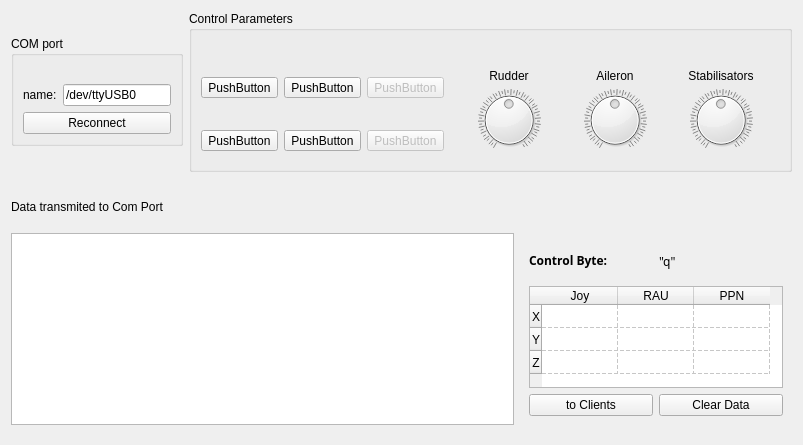
      <widget class="QWidget" name="tab_com">
       <attribute name="icon">
        <iconset resource="T10_Server3.qrc">
         <normaloff>:/resources/icons/plug_in.svg</normaloff>:/resources/icons/plug_in.svg</iconset>
       </attribute>
       <attribute name="title">
        <string>Com Port</string>
       </attribute>
       <layout class="QGridLayout" name="gridLayout_2">
        <item row="1" column="0" colspan="2">
         <widget class="QWidget" name="widget_3" native="true">
          <property name="sizePolicy">
           <sizepolicy hsizetype="Expanding" vsizetype="Expanding">
            <horstretch>0</horstretch>
            <verstretch>0</verstretch>
           </sizepolicy>
          </property>
          <layout class="QGridLayout" name="gridLayout_3">
           <property name="leftMargin">
            <number>0</number>
           </property>
           <property name="rightMargin">
            <number>0</number>
           </property>
           <item row="1" column="1">
            <widget class="QWidget" name="widget_7" native="true">
             <property name="sizePolicy">
              <sizepolicy hsizetype="Minimum" vsizetype="Minimum">
               <horstretch>0</horstretch>
               <verstretch>0</verstretch>
              </sizepolicy>
             </property>
             <layout class="QGridLayout" name="gridLayout_10">
              <item row="0" column="0">
               <widget class="QLabel" name="label_4">
                <property name="sizePolicy">
                 <sizepolicy hsizetype="Minimum" vsizetype="Fixed">
                  <horstretch>0</horstretch>
                  <verstretch>0</verstretch>
                 </sizepolicy>
                </property>
                <property name="font">
                 <font>
                  <family>Sans Serif</family>
                  <weight>75</weight>
                  <bold>true</bold>
                 </font>
                </property>
                <property name="text">
                 <string>Control Byte:</string>
                </property>
               </widget>
              </item>
              <item row="0" column="1">
               <widget class="QLabel" name="lbl_con_byte">
                <property name="sizePolicy">
                 <sizepolicy hsizetype="Minimum" vsizetype="MinimumExpanding">
                  <horstretch>0</horstretch>
                  <verstretch>0</verstretch>
                 </sizepolicy>
                </property>
                <property name="font">
                 <font>
                  <family>Sans Serif</family>
                  <weight>50</weight>
                  <bold>false</bold>
                 </font>
                </property>
                <property name="text">
                 <string>&quot;q&quot;</string>
                </property>
               </widget>
              </item>
              <item row="1" column="0" colspan="2">
               <widget class="QTableWidget" name="table_toCom">
                <property name="sizePolicy">
                 <sizepolicy hsizetype="Minimum" vsizetype="Minimum">
                  <horstretch>0</horstretch>
                  <verstretch>0</verstretch>
                 </sizepolicy>
                </property>
                <property name="maximumSize">
                 <size>
                  <width>254</width>
                  <height>102</height>
                 </size>
                </property>
                <property name="acceptDrops">
                 <bool>false</bool>
                </property>
                <property name="editTriggers">
                 <set>QAbstractItemView::NoEditTriggers</set>
                </property>
                <property name="alternatingRowColors">
                 <bool>false</bool>
                </property>
                <property name="selectionMode">
                 <enum>QAbstractItemView::NoSelection</enum>
                </property>
                <property name="selectionBehavior">
                 <enum>QAbstractItemView::SelectColumns</enum>
                </property>
                <property name="textElideMode">
                 <enum>Qt::ElideMiddle</enum>
                </property>
                <property name="gridStyle">
                 <enum>Qt::DashLine</enum>
                </property>
                <property name="sortingEnabled">
                 <bool>false</bool>
                </property>
                <property name="wordWrap">
                 <bool>true</bool>
                </property>
                <property name="cornerButtonEnabled">
                 <bool>false</bool>
                </property>
                <attribute name="horizontalHeaderDefaultSectionSize">
                 <number>76</number>
                </attribute>
                <attribute name="verticalHeaderDefaultSectionSize">
                 <number>23</number>
                </attribute>
                <attribute name="verticalHeaderMinimumSectionSize">
                 <number>16</number>
                </attribute>
                <row>
                 <property name="text">
                  <string>X</string>
                 </property>
                 <property name="textAlignment">
                  <set>AlignHCenter|AlignVCenter|AlignCenter</set>
                 </property>
                </row>
                <row>
                 <property name="text">
                  <string>Y</string>
                 </property>
                 <property name="textAlignment">
                  <set>AlignHCenter|AlignVCenter|AlignCenter</set>
                 </property>
                </row>
                <row>
                 <property name="text">
                  <string>Z</string>
                 </property>
                 <property name="textAlignment">
                  <set>AlignHCenter|AlignVCenter|AlignCenter</set>
                 </property>
                </row>
                <column>
                 <property name="text">
                  <string>Joy</string>
                 </property>
                 <property name="textAlignment">
                  <set>AlignHCenter|AlignVCenter|AlignCenter</set>
                 </property>
                </column>
                <column>
                 <property name="text">
                  <string>RAU</string>
                 </property>
                 <property name="textAlignment">
                  <set>AlignHCenter|AlignVCenter|AlignCenter</set>
                 </property>
                </column>
                <column>
                 <property name="text">
                  <string>PPN</string>
                 </property>
                 <property name="textAlignment">
                  <set>AlignHCenter|AlignVCenter|AlignCenter</set>
                 </property>
                </column>
                <item row="0" column="0">
                 <property name="text">
                  <string/>
                 </property>
                 <property name="textAlignment">
                  <set>AlignHCenter|AlignVCenter|AlignCenter</set>
                 </property>
                </item>
                <item row="0" column="1">
                 <property name="textAlignment">
                  <set>AlignHCenter|AlignVCenter|AlignCenter</set>
                 </property>
                </item>
                <item row="0" column="2">
                 <property name="textAlignment">
                  <set>AlignHCenter|AlignVCenter|AlignCenter</set>
                 </property>
                </item>
                <item row="1" column="0">
                 <property name="textAlignment">
                  <set>AlignHCenter|AlignVCenter|AlignCenter</set>
                 </property>
                </item>
                <item row="1" column="1">
                 <property name="textAlignment">
                  <set>AlignHCenter|AlignVCenter|AlignCenter</set>
                 </property>
                </item>
                <item row="1" column="2">
                 <property name="textAlignment">
                  <set>AlignHCenter|AlignVCenter|AlignCenter</set>
                 </property>
                </item>
                <item row="2" column="0">
                 <property name="textAlignment">
                  <set>AlignHCenter|AlignVCenter|AlignCenter</set>
                 </property>
                </item>
                <item row="2" column="1">
                 <property name="textAlignment">
                  <set>AlignHCenter|AlignVCenter|AlignCenter</set>
                 </property>
                </item>
                <item row="2" column="2">
                 <property name="textAlignment">
                  <set>AlignHCenter|AlignVCenter|AlignCenter</set>
                 </property>
                </item>
               </widget>
              </item>
              <item row="2" column="1">
               <widget class="QPushButton" name="pushButton_2">
                <property name="sizePolicy">
                 <sizepolicy hsizetype="Minimum" vsizetype="Minimum">
                  <horstretch>0</horstretch>
                  <verstretch>0</verstretch>
                 </sizepolicy>
                </property>
                <property name="text">
                 <string>Clear Data</string>
                </property>
               </widget>
              </item>
              <item row="2" column="0">
               <widget class="QToolButton" name="pBsimulate">
                <property name="sizePolicy">
                 <sizepolicy hsizetype="Preferred" vsizetype="Preferred">
                  <horstretch>0</horstretch>
                  <verstretch>0</verstretch>
                 </sizepolicy>
                </property>
                <property name="toolTip">
                 <string>&lt;html&gt;&lt;head/&gt;&lt;body&gt;&lt;p&gt;simulate data&lt;/p&gt;&lt;p&gt;from board&lt;/p&gt;&lt;/body&gt;&lt;/html&gt;</string>
                </property>
                <property name="text">
                 <string>to Clients</string>
                </property>
                <property name="checkable">
                 <bool>true</bool>
                </property>
                <property name="checked">
                 <bool>false</bool>
                </property>
               </widget>
              </item>
             </layout>
            </widget>
           </item>
           <item row="0" column="0">
            <widget class="QLabel" name="label_14">
             <property name="sizePolicy">
              <sizepolicy hsizetype="Expanding" vsizetype="Preferred">
               <horstretch>0</horstretch>
               <verstretch>0</verstretch>
              </sizepolicy>
             </property>
             <property name="text">
              <string>Data transmited to Com Port</string>
             </property>
            </widget>
           </item>
           <item row="1" column="0">
            <widget class="QListWidget" name="list_toCom">
             <property name="toolTip">
              <string>&lt;html&gt;&lt;head/&gt;&lt;body&gt;&lt;p&gt;&lt;br/&gt;&lt;/p&gt;&lt;/body&gt;&lt;/html&gt;</string>
             </property>
            </widget>
           </item>
           <item row="0" column="1">
            <spacer name="verticalSpacer_4">
             <property name="orientation">
              <enum>Qt::Vertical</enum>
             </property>
             <property name="sizeHint" stdset="0">
              <size>
               <width>20</width>
               <height>40</height>
              </size>
             </property>
            </spacer>
           </item>
          </layout>
         </widget>
        </item>
        <item row="0" column="0">
         <widget class="QGroupBox" name="groupBox_comPort">
          <property name="sizePolicy">
           <sizepolicy hsizetype="Expanding" vsizetype="Expanding">
            <horstretch>0</horstretch>
            <verstretch>0</verstretch>
           </sizepolicy>
          </property>
          <property name="maximumSize">
           <size>
            <width>190</width>
            <height>110</height>
           </size>
          </property>
          <property name="title">
           <string>COM port</string>
          </property>
          <property name="flat">
           <bool>false</bool>
          </property>
          <property name="checkable">
           <bool>false</bool>
          </property>
          <layout class="QGridLayout" name="gridLayout">
           <item row="0" column="1">
            <spacer name="verticalSpacer_3">
             <property name="orientation">
              <enum>Qt::Vertical</enum>
             </property>
             <property name="sizeHint" stdset="0">
              <size>
               <width>20</width>
               <height>2</height>
              </size>
             </property>
            </spacer>
           </item>
           <item row="1" column="1">
            <widget class="QLineEdit" name="lineEditPort">
             <property name="text">
              <string>/dev/ttyUSB0</string>
             </property>
            </widget>
           </item>
           <item row="1" column="0">
            <widget class="QLabel" name="label_comPortName">
             <property name="text">
              <string>name:</string>
             </property>
            </widget>
           </item>
           <item row="2" column="0" colspan="2">
            <widget class="QPushButton" name="pushButton_comPortReconnect">
             <property name="sizePolicy">
              <sizepolicy hsizetype="Expanding" vsizetype="Expanding">
               <horstretch>0</horstretch>
               <verstretch>0</verstretch>
              </sizepolicy>
             </property>
             <property name="toolTip">
              <string>Com Port reconnect</string>
             </property>
             <property name="text">
              <string>Reconnect</string>
             </property>
             <property name="icon">
              <iconset resource="T10_Server3.qrc">
               <normaloff>:/resources/icons/plug_in.svg</normaloff>:/resources/icons/plug_in.svg</iconset>
             </property>
             <property name="iconSize">
              <size>
               <width>20</width>
               <height>20</height>
              </size>
             </property>
             <property name="checkable">
              <bool>false</bool>
             </property>
             <property name="checked">
              <bool>false</bool>
             </property>
             <property name="autoRepeat">
              <bool>false</bool>
             </property>
             <property name="flat">
              <bool>false</bool>
             </property>
            </widget>
           </item>
          </layout>
         </widget>
        </item>
        <item row="0" column="1">
         <widget class="QGroupBox" name="groupBox">
          <property name="sizePolicy">
           <sizepolicy hsizetype="Expanding" vsizetype="Fixed">
            <horstretch>0</horstretch>
            <verstretch>0</verstretch>
           </sizepolicy>
          </property>
          <property name="title">
           <string>Control Parameters</string>
          </property>
          <layout class="QGridLayout" name="gridLayout_6">
           <item row="0" column="4">
            <spacer name="horizontalSpacer">
             <property name="orientation">
              <enum>Qt::Horizontal</enum>
             </property>
             <property name="sizeHint" stdset="0">
              <size>
               <width>3</width>
               <height>20</height>
              </size>
             </property>
            </spacer>
           </item>
           <item row="0" column="0">
            <spacer name="verticalSpacer">
             <property name="orientation">
              <enum>Qt::Vertical</enum>
             </property>
             <property name="sizeHint" stdset="0">
              <size>
               <width>20</width>
               <height>15</height>
              </size>
             </property>
            </spacer>
           </item>
           <item row="2" column="3">
            <widget class="QToolButton" name="tb_custom_pp">
             <property name="enabled">
              <bool>false</bool>
             </property>
             <property name="toolTip">
              <string>&lt;html&gt;&lt;head/&gt;&lt;body&gt;&lt;p&gt;manual PPN control&lt;/p&gt;&lt;/body&gt;&lt;/html&gt;</string>
             </property>
             <property name="text">
              <string>PushButton</string>
             </property>
             <property name="icon">
              <iconset>
               <normalon>:/resources/icons/airplane2.svg</normalon>
              </iconset>
             </property>
             <property name="iconSize">
              <size>
               <width>24</width>
               <height>24</height>
              </size>
             </property>
             <property name="checkable">
              <bool>true</bool>
             </property>
            </widget>
           </item>
           <item row="1" column="4" rowspan="2">
            <widget class="QWidget" name="PPN_wgt" native="true">
             <property name="enabled">
              <bool>true</bool>
             </property>
             <property name="sizePolicy">
              <sizepolicy hsizetype="MinimumExpanding" vsizetype="MinimumExpanding">
               <horstretch>0</horstretch>
               <verstretch>0</verstretch>
              </sizepolicy>
             </property>
             <property name="maximumSize">
              <size>
               <width>16777215</width>
               <height>100</height>
              </size>
             </property>
             <property name="inputMethodHints">
              <set>Qt::ImhNone</set>
             </property>
             <layout class="QGridLayout" name="gridLayout_11">
              <item row="1" column="2">
               <widget class="QDial" name="ppn_stab">
                <property name="acceptDrops">
                 <bool>false</bool>
                </property>
                <property name="styleSheet">
                 <string notr="true">image: url(:/resources/html/for_net_server/images/09.jpg);</string>
                </property>
                <property name="inputMethodHints">
                 <set>Qt::ImhNone</set>
                </property>
                <property name="maximum">
                 <number>255</number>
                </property>
                <property name="singleStep">
                 <number>5</number>
                </property>
                <property name="value">
                 <number>127</number>
                </property>
                <property name="tracking">
                 <bool>false</bool>
                </property>
                <property name="orientation">
                 <enum>Qt::Horizontal</enum>
                </property>
                <property name="invertedControls">
                 <bool>false</bool>
                </property>
                <property name="wrapping">
                 <bool>false</bool>
                </property>
                <property name="notchTarget">
                 <double>1.000000000000000</double>
                </property>
                <property name="notchesVisible">
                 <bool>true</bool>
                </property>
               </widget>
              </item>
              <item row="0" column="1">
               <widget class="QLabel" name="lbl_dial2">
                <property name="text">
                 <string>Aileron</string>
                </property>
                <property name="alignment">
                 <set>Qt::AlignCenter</set>
                </property>
               </widget>
              </item>
              <item row="1" column="0">
               <widget class="QDial" name="ppn_rudder">
                <property name="acceptDrops">
                 <bool>false</bool>
                </property>
                <property name="styleSheet">
                 <string notr="true">image: url(:/resources/html/for_net_server/images/09.jpg);</string>
                </property>
                <property name="inputMethodHints">
                 <set>Qt::ImhNone</set>
                </property>
                <property name="maximum">
                 <number>255</number>
                </property>
                <property name="singleStep">
                 <number>5</number>
                </property>
                <property name="value">
                 <number>127</number>
                </property>
                <property name="tracking">
                 <bool>false</bool>
                </property>
                <property name="orientation">
                 <enum>Qt::Horizontal</enum>
                </property>
                <property name="invertedControls">
                 <bool>false</bool>
                </property>
                <property name="wrapping">
                 <bool>false</bool>
                </property>
                <property name="notchTarget">
                 <double>1.000000000000000</double>
                </property>
                <property name="notchesVisible">
                 <bool>true</bool>
                </property>
               </widget>
              </item>
              <item row="1" column="1">
               <widget class="QDial" name="ppn_ailerons">
                <property name="acceptDrops">
                 <bool>false</bool>
                </property>
                <property name="styleSheet">
                 <string notr="true">image: url(:/resources/html/for_net_server/images/09.jpg);</string>
                </property>
                <property name="inputMethodHints">
                 <set>Qt::ImhNone</set>
                </property>
                <property name="maximum">
                 <number>255</number>
                </property>
                <property name="singleStep">
                 <number>5</number>
                </property>
                <property name="value">
                 <number>127</number>
                </property>
                <property name="tracking">
                 <bool>false</bool>
                </property>
                <property name="orientation">
                 <enum>Qt::Horizontal</enum>
                </property>
                <property name="invertedControls">
                 <bool>false</bool>
                </property>
                <property name="wrapping">
                 <bool>false</bool>
                </property>
                <property name="notchTarget">
                 <double>1.000000000000000</double>
                </property>
                <property name="notchesVisible">
                 <bool>true</bool>
                </property>
               </widget>
              </item>
              <item row="0" column="2">
               <widget class="QLabel" name="lbl_dial3">
                <property name="text">
                 <string>Stabilisators</string>
                </property>
                <property name="alignment">
                 <set>Qt::AlignCenter</set>
                </property>
               </widget>
              </item>
              <item row="0" column="0">
               <widget class="QLabel" name="lbl_dial1">
                <property name="text">
                 <string>Rudder</string>
                </property>
                <property name="alignment">
                 <set>Qt::AlignCenter</set>
                </property>
               </widget>
              </item>
             </layout>
             <zorder>ppn_stab</zorder>
             <zorder>ppn_ailerons</zorder>
             <zorder>ppn_rudder</zorder>
             <zorder>lbl_dial1</zorder>
             <zorder>lbl_dial2</zorder>
             <zorder>lbl_dial3</zorder>
            </widget>
           </item>
           <item row="1" column="2">
            <widget class="QToolButton" name="tb_data_rau_joy">
             <property name="enabled">
              <bool>true</bool>
             </property>
             <property name="toolTip">
              <string>&lt;html&gt;&lt;head/&gt;&lt;body&gt;&lt;p&gt;rau by joy&lt;/p&gt;&lt;/body&gt;&lt;/html&gt;</string>
             </property>
             <property name="text">
              <string>PushButton</string>
             </property>
             <property name="icon">
              <iconset>
               <normalon>:/resources/icons/Wrench.svg</normalon>
              </iconset>
             </property>
             <property name="iconSize">
              <size>
               <width>24</width>
               <height>24</height>
              </size>
             </property>
             <property name="checkable">
              <bool>true</bool>
             </property>
            </widget>
           </item>
           <item row="2" column="2">
            <widget class="QToolButton" name="tb_custom_on">
             <property name="enabled">
              <bool>true</bool>
             </property>
             <property name="toolTip">
              <string>&lt;html&gt;&lt;head/&gt;&lt;body&gt;&lt;p&gt;custom mode&lt;/p&gt;&lt;p&gt;&lt;br/&gt;&lt;/p&gt;&lt;/body&gt;&lt;/html&gt;</string>
             </property>
             <property name="text">
              <string>PushButton</string>
             </property>
             <property name="icon">
              <iconset resource="T10_Server3.qrc">
               <normaloff>:/resources/icons/gears.svg</normaloff>:/resources/icons/gears.svg</iconset>
             </property>
             <property name="iconSize">
              <size>
               <width>24</width>
               <height>24</height>
              </size>
             </property>
             <property name="checkable">
              <bool>true</bool>
             </property>
            </widget>
           </item>
           <item row="1" column="3">
            <widget class="QToolButton" name="tb_custom_rau">
             <property name="enabled">
              <bool>false</bool>
             </property>
             <property name="text">
              <string>PushButton</string>
             </property>
             <property name="icon">
              <iconset>
               <normalon>:/resources/icons/airplane2.svg</normalon>
              </iconset>
             </property>
             <property name="iconSize">
              <size>
               <width>24</width>
               <height>24</height>
              </size>
             </property>
             <property name="checkable">
              <bool>true</bool>
             </property>
            </widget>
           </item>
           <item row="2" column="0">
            <widget class="QToolButton" name="tb_data_on_Joy">
             <property name="enabled">
              <bool>true</bool>
             </property>
             <property name="toolTip">
              <string>&lt;html&gt;&lt;head/&gt;&lt;body&gt;&lt;p&gt;joy data&lt;/p&gt;&lt;/body&gt;&lt;/html&gt;</string>
             </property>
             <property name="text">
              <string>PushButton</string>
             </property>
             <property name="icon">
              <iconset>
               <normalon>:/resources/icons/joystick2.svg</normalon>
              </iconset>
             </property>
             <property name="iconSize">
              <size>
               <width>24</width>
               <height>24</height>
              </size>
             </property>
             <property name="checkable">
              <bool>true</bool>
             </property>
            </widget>
           </item>
           <item row="1" column="0">
            <widget class="QToolButton" name="tb_data_on">
             <property name="enabled">
              <bool>true</bool>
             </property>
             <property name="toolTip">
              <string>&lt;html&gt;&lt;head/&gt;&lt;body&gt;&lt;p&gt;Turn ON aircraft data&lt;/p&gt;&lt;/body&gt;&lt;/html&gt;</string>
             </property>
             <property name="text">
              <string>PushButton</string>
             </property>
             <property name="icon">
              <iconset>
               <normalon>:/resources/icons/airplane2.svg</normalon>
              </iconset>
             </property>
             <property name="iconSize">
              <size>
               <width>24</width>
               <height>24</height>
              </size>
             </property>
             <property name="checkable">
              <bool>true</bool>
             </property>
            </widget>
           </item>
          </layout>
         </widget>
        </item>
       </layout>
      </widget>
